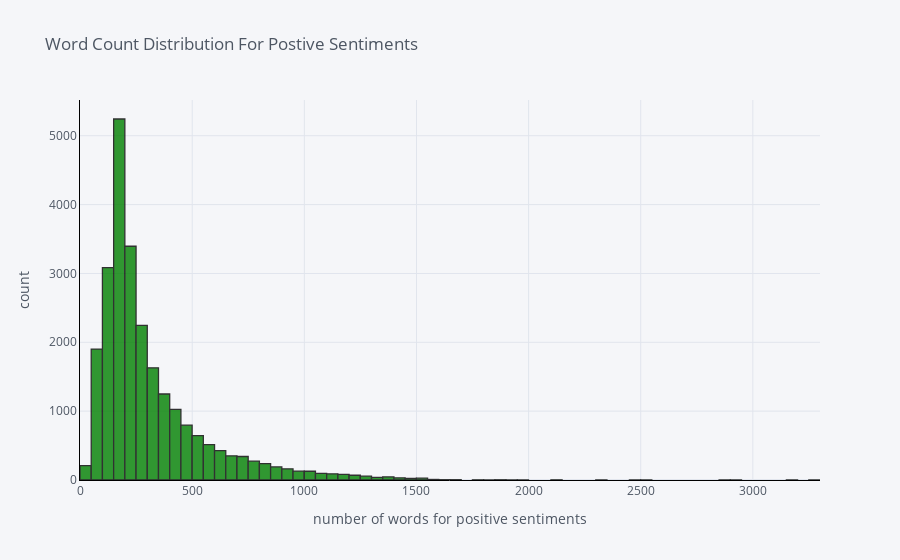

Notebook code for this chart:
### Code cell
import cufflinks as cf
cf.go_offline()
cf.set_config_file(offline=False, world_readable=True)

pos['num_stopWords'].iplot(
    kind='hist',
    bins=100,
    xTitle='number of words for positive sentiments',
    linecolor='black',
    color="green",
    yTitle='count',
    title='Word Count Distribution For Postive Sentiments')

### Figure 1 — Plotly figure (JSON) as saved in the notebook; plotly's stock layout.template omitted (floating-point values rounded to 4 significant figures; data arrays with more than 128 entries replaced by an {"elided": "..."} marker saying what was removed)
{"data": [{"histfunc": "count", "histnorm": "", "marker": {"color": "rgba(0, 128, 0, 1.0)", "line": {"color": "#000000", "width": 1.3}}, "name": "num_stopWords", "nbinsx": 100, "opacity": 0.8, "orientation": "v", "type": "histogram", "x": {"elided": "24774 int values"}}], "layout": {"autosize": true, "barmode": "overlay", "legend": {"bgcolor": "#F5F6F9", "font": {"color": "#4D5663"}}, "paper_bgcolor": "#F5F6F9", "plot_bgcolor": "#F5F6F9", "title": {"font": {"color": "#4D5663"}, "text": "Word Count Distribution For Postive Sentiments"}, "xaxis": {"autorange": true, "gridcolor": "#E1E5ED", "linecolor": "black", "range": [-0.5, 3300.0], "showgrid": true, "tickfont": {"color": "#4D5663"}, "title": {"font": {"color": "#4D5663"}, "text": "number of words for positive sentiments"}, "type": "linear", "zerolinecolor": "#E1E5ED"}, "yaxis": {"autorange": true, "gridcolor": "#E1E5ED", "linecolor": "black", "range": [0, 5519.0], "showgrid": true, "tickfont": {"color": "#4D5663"}, "title": {"font": {"color": "#4D5663"}, "text": "count"}, "zerolinecolor": "#E1E5ED"}}}
